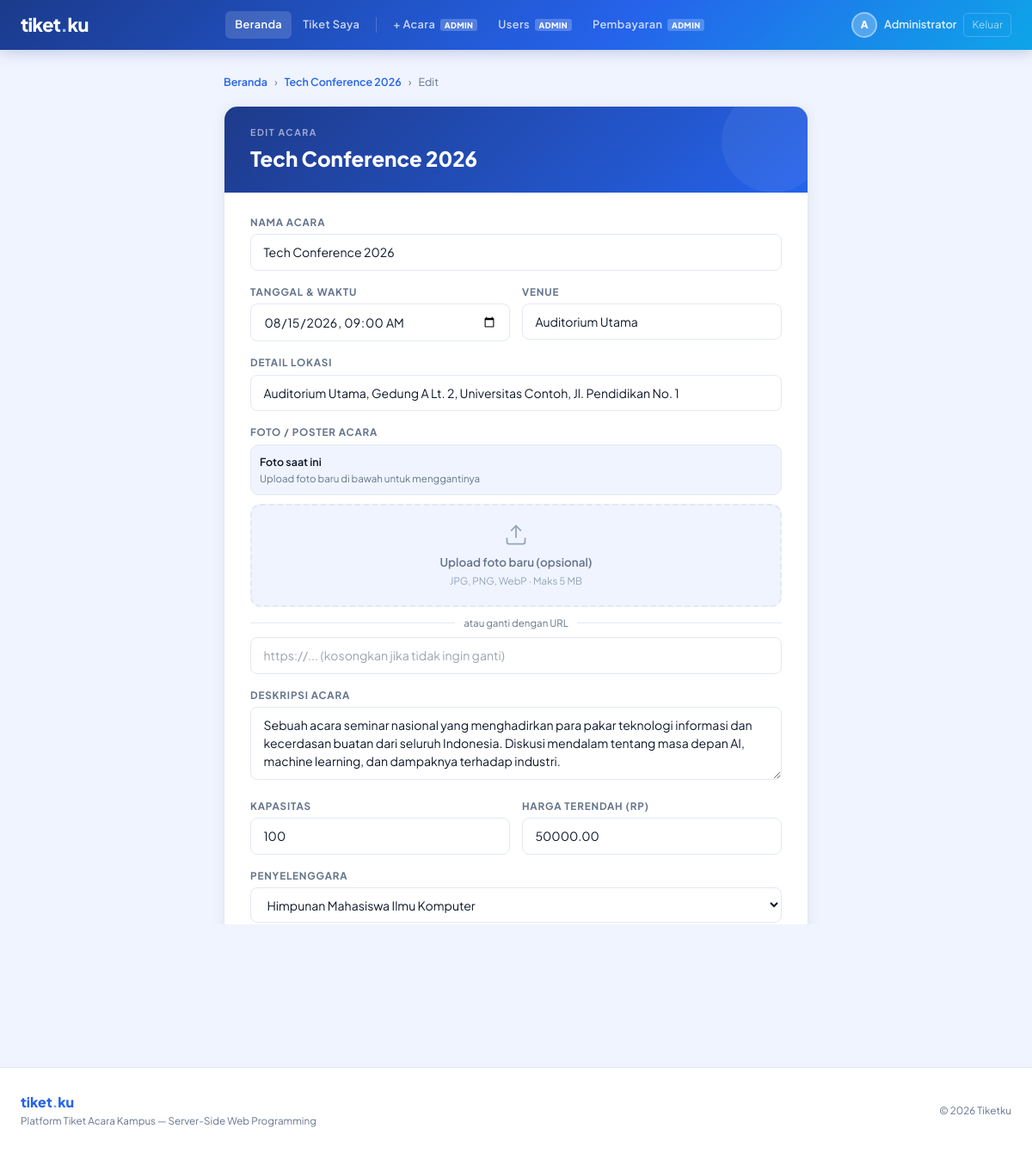
The page /public/index.php?controller=event&action=edit&id=1 (signed in) on the database its author committed.
### tables this page shows
CREATE TABLE IF NOT EXISTS events (
    id              INT AUTO_INCREMENT PRIMARY KEY,
    name            VARCHAR(150) NOT NULL,
    event_date      DATETIME NOT NULL,
    venue           VARCHAR(200),
    description     TEXT,
    image_url       VARCHAR(500),
    location_detail VARCHAR(300),
    capacity        INT DEFAULT 0,
    price           DECIMAL(10,2) DEFAULT 0,
    organizer_id    INT NOT NULL,
    created_at      TIMESTAMP DEFAULT CURRENT_TIMESTAMP,
    FOREIGN KEY (organizer_id) REFERENCES organizers(id) ON DELETE CASCADE
);

CREATE TABLE IF NOT EXISTS organizers (
    id            INT AUTO_INCREMENT PRIMARY KEY,
    name          VARCHAR(100) NOT NULL,
    contact_email VARCHAR(100),
    created_at    TIMESTAMP DEFAULT CURRENT_TIMESTAMP
);

### models/Event.php (called while the page is built, shortened)
<?php
class Event {
    private $conn;
    private $table_name = "events";
    public $id;
    public function __construct($db) {
        $this->conn = $db;
    }
    public function readOne() {
        $query = "SELECT e.*, o.name as organizer_name
                  FROM " . $this->table_name . " e
                  LEFT JOIN organizers o ON e.organizer_id = o.id
                  WHERE e.id = ? LIMIT 0,1";
        $stmt = $this->conn->prepare($query);
        $stmt->bindParam(1, $this->id);
        $stmt->execute();
        $row = $stmt->fetch(PDO::FETCH_ASSOC);
        if ($row) {
            $this->name            = $row['name'];
            $this->event_date      = $row['event_date'];
            $this->venue           = $row['venue'];
            $this->description     = $row['description']     ?? '';
            $this->location_detail = $row['location_detail'] ?? '';
            $this->capacity        = $row['capacity'];
            $this->price           = $row['price'];
            $this->organizer_id    = $row['organizer_id'];
            return true;
        }
        return false;
    }
}
?>

### models/Organizer.php (called while the page is built, shortened)
<?php
class Organizer {
    private $conn;
    private $table_name = "organizers";
    public function __construct($db) {
        $this->conn = $db;
    }
    public function readAll() {
        $query = "SELECT * FROM " . $this->table_name . " ORDER BY name ASC";
        $stmt  = $this->conn->prepare($query);
        $stmt->execute();
        return $stmt;
    }
}
?>

### views/events/edit.php (the view, shortened to what this page needs)
<div style="max-width:680px;margin:0 auto;">
    <div style="display:flex;align-items:center;gap:8px;margin-bottom:18px;font-size:0.78rem;color:var(--muted);">
        <a href="?controller=event&action=index" style="color:var(--blue-mid);text-decoration:none;font-weight:600;">Beranda</a>
        <span>›</span>
        <a href="?controller=event&action=detail&id=<?= $this->event->id ?>" style="color:var(--blue-mid);text-decoration:none;font-weight:600;"><?= htmlspecialchars($this->event->name) ?></a>
        <span>›</span><span>Edit</span>
    </div>
    <div style="background:#fff;border-radius:16px;border:1px solid var(--border);overflow:hidden;box-shadow:var(--shadow-card);">
        <div style="background:linear-gradient(135deg,#1e3a8a,#2563eb);padding:22px 30px;position:relative;overflow:hidden;">
            <div style="position:absolute;right:-20px;top:-20px;width:120px;height:120px;border-radius:50%;background:rgba(255,255,255,0.06);pointer-events:none;"></div>
            <p style="font-size:0.67rem;font-weight:700;letter-spacing:0.14em;text-transform:uppercase;color:rgba(255,255,255,0.55);margin-bottom:4px;">Edit Acara</p>
            <h2 style="font-size:1.5rem;font-weight:800;color:#fff;"><?= htmlspecialchars($this->event->name) ?></h2>
        </div>
        <div style="padding:26px 30px;">
            <form method="POST" action="?controller=event&action=edit&id=<?= $this->event->id ?>"
                  enctype="multipart/form-data"
                  style="display:flex;flex-direction:column;gap:16px;">
                <div>
                    <label class="form-label">Nama Acara</label>
                    <input type="text" name="name" value="<?= htmlspecialchars($this->event->name) ?>" required class="form-input">
                </div>
                <div style="display:grid;grid-template-columns:1fr 1fr;gap:14px;">
                    <div>
                        <label class="form-label">Tanggal &amp; Waktu</label>
                        <input type="datetime-local" name="event_date" value="<?= date('Y-m-d\TH:i', strtotime($this->event->event_date)) ?>" required class="form-input">
                    </div>
                    <div>
                        <label class="form-label">Venue</label>
                        <input type="text" name="venue" value="<?= htmlspecialchars($this->event->venue) ?>" required class="form-input">
                    </div>
                </div>
                <div>
                    <label class="form-label">Detail Lokasi</label>
                    <input type="text" name="location_detail" value="<?= htmlspecialchars($this->event->location_detail ?? '') ?>" class="form-input">
                </div>
                <div>
                    <label class="form-label">Foto / Poster Acara</label>
                    <?php if (!empty($this->event->image_url)): ?>
                    <div id="currentPhotoBox" style="margin-bottom:10px;padding:10px;background:var(--bg);border:1px solid var(--border);border-radius:10px;display:flex;align-items:center;gap:12px;">
                        <div>
                            <p style="font-size:0.78rem;font-weight:600;color:var(--ink);">Foto saat ini</p>
                            <p style="font-size:0.72rem;color:var(--muted);margin-top:1px;">Upload foto baru di bawah untuk menggantinya</p>
                        </div>
                    </div>
                    <?php endif; ?>
                    <div id="dropZone"
                         style="border:2px dashed var(--border);border-radius:12px;padding:20px;text-align:center;cursor:pointer;transition:all 0.2s;background:var(--bg);"
                         onclick="document.getElementById('imageFileInput').click()"
                         ondragover="handleDragOver(event)"
                         ondragleave="handleDragLeave(event)"
                         ondrop="handleDrop(event)">
                        <div id="dropContent">
                            <svg width="28" height="28" viewBox="0 0 24 24" fill="none" stroke="var(--muted-light)" stroke-width="1.5" style="margin:0 auto 8px;display:block;">
                                <path d="M21 15v4a2 2 0 01-2 2H5a2 2 0 01-2-2v-4"/>
                                <polyline points="17 8 12 3 7 8"/><line x1="12" y1="3" x2="12" y2="15"/>
                            </svg>
                            <p style="font-size:0.84rem;font-weight:600;color:var(--muted);">Upload foto baru (opsional)</p>
                            <p style="font-size:0.72rem;color:var(--muted-light);margin-top:3px;">JPG, PNG, WebP · Maks 5 MB</p>
                        </div>
                    </div>
                    <div style="display:flex;align-items:center;gap:10px;margin-top:10px;">
                        <div style="flex:1;height:1px;background:var(--border);"></div>
                        <span style="font-size:0.72rem;color:var(--muted);white-space:nowrap;">atau ganti dengan URL</span>
                        <div style="flex:1;height:1px;background:var(--border);"></div>
                    </div>
                    <input type="url" name="image_url" class="form-input" style="margin-top:8px;"
                           placeholder="https://... (kosongkan jika tidak ingin ganti)">
                </div>
                <div>
                    <label class="form-label">Deskripsi Acara</label>
                    <textarea name="description" class="form-input" rows="3"><?= htmlspecialchars($this->event->description ?? '') ?></textarea>
                </div>
                <div style="display:grid;grid-template-columns:1fr 1fr;gap:14px;">
                    <div>
                        <label class="form-label">Kapasitas</label>
                        <input type="number" name="capacity" value="<?= htmlspecialchars($this->event->capacity) ?>" min="1" required class="form-input">
                    </div>
                    <div>
                        <label class="form-label">Harga Terendah (Rp)</label>
                        <input type="number" name="price" value="<?= htmlspecialchars($this->event->price) ?>" min="0" required class="form-input">
                    </div>
                </div>
                <div>
                    <label class="form-label">Penyelenggara</label>
                    <select name="organizer_id" required class="form-input">
                        <?php foreach ($organizers as $o): ?>
                        <option value="<?= $o['id'] ?>" <?= $o['id'] == $this->event->organizer_id ? 'selected' : '' ?>>
                            <?= htmlspecialchars($o['name']) ?>
                        </option>
                        <?php endforeach; ?>
                    </select>
                </div>
                <div style="display:flex;justify-content:flex-end;gap:10px;padding-top:8px;border-top:1px solid var(--border);">
                    <a href="?controller=event&action=detail&id=<?= $this->event->id ?>" class="btn-ghost">Batal</a>
                    <button type="submit" class="btn-primary">Simpan Perubahan</button>
                </div>
            </form>
        </div>
    </div>
</div>
<?php $content = ob_get_clean(); require_once __DIR__ . '/../layouts/main.php'; ?>

### views/layouts/main.php (style rules this page uses)
:root { --white: #FFFFFF; --bg: #F0F4FF; --bg-card: #FFFFFF; --border: #E2E8F4; --blue-deep: #1B3A8C; --blue-mid: #2563EB; --blue-soft: #3B82F6; --blue-light: #60A5FA; --blue-pale: #DBEAFE; --blue-xpale: #EFF6FF; --cyan: #0EA5E9; --ink: #0F172A; --ink-soft: #334155; --muted: #64748B; --muted-light: #94A3B8; --success: #10B981; --warning: #F59E0B; --danger: #EF4444; --grad-main: linear-gradient(135deg, #1B3A8C 0%, #2563EB 60%, #0EA5E9 100%); --grad-card: linear-gradient(135deg, #1e40af 0%, #3b82f6 100%); --shadow-blue: 0 4px 20px rgba(37,99,235,0.18); --shadow-card: 0 2px 16px rgba(15,23,42,0.07); }
*, *::before, *::after { box-sizing: border-box; margin: 0; padding: 0; }
html { height: 100%; }
body { font-family: 'Plus Jakarta Sans', sans-serif; background: var(--bg); color: var(--ink); min-height: 100vh; display: flex; flex-direction: column; }
.btn-primary { background: var(--blue-mid); color: #fff; padding: 0.55rem 1.3rem; border-radius: 8px; font-weight: 700; font-size: 0.84rem; border: none; cursor: pointer; text-decoration: none; display: inline-flex; align-items: center; gap: 6px; transition: all 0.18s; letter-spacing: 0.01em; }
.btn-ghost { background: transparent; color: var(--muted); padding: 0.55rem 1.3rem; border-radius: 8px; font-weight: 600; font-size: 0.84rem; border: 1.5px solid var(--border); text-decoration: none; display: inline-flex; align-items: center; gap: 6px; transition: all 0.18s; }
.form-input { width: 100%; padding: 0.6rem 0.9rem; border: 1.5px solid var(--border); border-radius: 8px; background: #fff; font-family: 'Plus Jakarta Sans', sans-serif; font-size: 0.88rem; color: var(--ink); outline: none; transition: border-color 0.18s, box-shadow 0.18s; }
.form-label { display: block; font-size: 0.73rem; font-weight: 700; letter-spacing: 0.07em; text-transform: uppercase; color: var(--muted); margin-bottom: 5px; }

### rows shown on the page
events: name "Tech Conference 2026", event_date "08/15/2026 09:00", venue "Auditorium Utama", location_detail "Auditorium Utama, Gedung A Lt. 2, Universitas Contoh, Jl. Pendidikan No. 1", description "Sebuah acara seminar nasional yang menghadirkan para pakar teknologi informasi dan kecerdasan buatan dari seluruh Indonesia. Diskusi mendalam tentang masa depan AI, machine learning, dan dampaknya terhadap industri.", capacity "100", price "50000.00", organizer_id "Himpunan Mahasiswa Ilmu Komputer"

### other values the page prints
substr($_SESSION['user_name'] ?? 'U', 0, 1) "A"
$_SESSION['user_name'] "Administrator"
